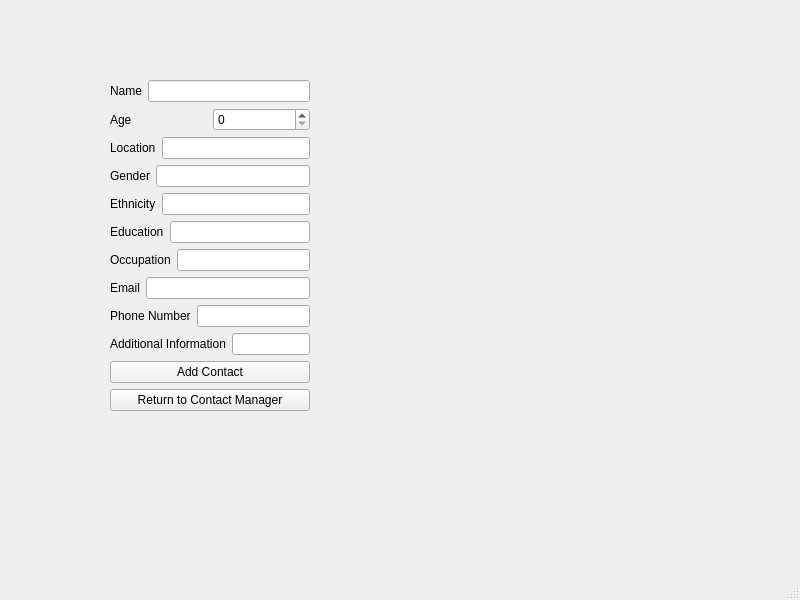
<?xml version="1.0" encoding="UTF-8"?>
<ui version="4.0">
 <class>addContactManual</class>
 <widget class="QMainWindow" name="addContactManual">
  <property name="geometry">
   <rect>
    <x>0</x>
    <y>0</y>
    <width>800</width>
    <height>600</height>
   </rect>
  </property>
  <property name="windowTitle">
   <string>MainWindow</string>
  </property>
  <widget class="QWidget" name="centralwidget">
   <widget class="QWidget" name="">
    <property name="geometry">
     <rect>
      <x>110</x>
      <y>80</y>
      <width>200</width>
      <height>338</height>
     </rect>
    </property>
    <layout class="QVBoxLayout" name="verticalLayout">
     <item>
      <layout class="QHBoxLayout" name="horizontalLayout">
       <item>
        <widget class="QLabel" name="Name_Lab">
         <property name="text">
          <string>Name</string>
         </property>
        </widget>
       </item>
       <item>
        <widget class="QLineEdit" name="Name_Line"/>
       </item>
      </layout>
     </item>
     <item>
      <layout class="QHBoxLayout" name="horizontalLayout_2">
       <item>
        <widget class="QLabel" name="Age_Lab">
         <property name="text">
          <string>Age</string>
         </property>
        </widget>
       </item>
       <item>
        <widget class="QSpinBox" name="Age_Spin"/>
       </item>
      </layout>
     </item>
     <item>
      <layout class="QHBoxLayout" name="horizontalLayout_3">
       <item>
        <widget class="QLabel" name="Location_Lab">
         <property name="text">
          <string>Location</string>
         </property>
        </widget>
       </item>
       <item>
        <widget class="QLineEdit" name="Location_Line"/>
       </item>
      </layout>
     </item>
     <item>
      <layout class="QHBoxLayout" name="horizontalLayout_4">
       <item>
        <widget class="QLabel" name="Gender_Lab">
         <property name="text">
          <string>Gender</string>
         </property>
        </widget>
       </item>
       <item>
        <widget class="QLineEdit" name="Gender_Line"/>
       </item>
      </layout>
     </item>
     <item>
      <layout class="QHBoxLayout" name="horizontalLayout_5">
       <item>
        <widget class="QLabel" name="Ethnicity_Lab">
         <property name="text">
          <string>Ethnicity</string>
         </property>
        </widget>
       </item>
       <item>
        <widget class="QLineEdit" name="Ethnicity_Line"/>
       </item>
      </layout>
     </item>
     <item>
      <layout class="QHBoxLayout" name="horizontalLayout_6">
       <item>
        <widget class="QLabel" name="Education_Lab">
         <property name="text">
          <string>Education</string>
         </property>
        </widget>
       </item>
       <item>
        <widget class="QLineEdit" name="Education_Line"/>
       </item>
      </layout>
     </item>
     <item>
      <layout class="QHBoxLayout" name="horizontalLayout_7">
       <item>
        <widget class="QLabel" name="Occupation_Lab">
         <property name="text">
          <string>Occupation</string>
         </property>
        </widget>
       </item>
       <item>
        <widget class="QLineEdit" name="Occupation_Line"/>
       </item>
      </layout>
     </item>
     <item>
      <layout class="QHBoxLayout" name="horizontalLayout_8">
       <item>
        <widget class="QLabel" name="Email_Lab">
         <property name="text">
          <string>Email</string>
         </property>
        </widget>
       </item>
       <item>
        <widget class="QLineEdit" name="Email_Line"/>
       </item>
      </layout>
     </item>
     <item>
      <layout class="QHBoxLayout" name="horizontalLayout_9">
       <item>
        <widget class="QLabel" name="Phone_Num_Lab">
         <property name="text">
          <string>Phone Number</string>
         </property>
        </widget>
       </item>
       <item>
        <widget class="QLineEdit" name="Phone_Num_Line"/>
       </item>
      </layout>
     </item>
     <item>
      <layout class="QHBoxLayout" name="horizontalLayout_10">
       <item>
        <widget class="QLabel" name="Add_Info_Lab">
         <property name="text">
          <string>Additional Information</string>
         </property>
        </widget>
       </item>
       <item>
        <widget class="QLineEdit" name="Add_Info_Line"/>
       </item>
      </layout>
     </item>
     <item>
      <widget class="QPushButton" name="Add_Contact_But">
       <property name="text">
        <string>Add Contact</string>
       </property>
      </widget>
     </item>
     <item>
      <widget class="QPushButton" name="Return_To_CM_But">
       <property name="text">
        <string>Return to Contact Manager</string>
       </property>
      </widget>
     </item>
    </layout>
   </widget>
  </widget>
  <widget class="QMenuBar" name="menubar">
   <property name="geometry">
    <rect>
     <x>0</x>
     <y>0</y>
     <width>800</width>
     <height>19</height>
    </rect>
   </property>
  </widget>
  <widget class="QStatusBar" name="statusbar"/>
 </widget>
 <resources/>
 <connections/>
</ui>
